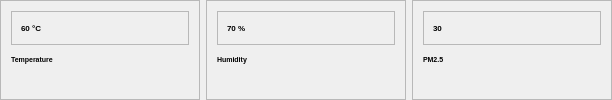
            <widget class="QWidget" name="db_frame1" native="true">
             <property name="maximumSize">
              <size>
               <width>16777215</width>
               <height>150</height>
              </size>
             </property>
             <layout class="QHBoxLayout" name="horizontalLayout_7">
              <property name="leftMargin">
               <number>0</number>
              </property>
              <property name="topMargin">
               <number>0</number>
              </property>
              <property name="rightMargin">
               <number>0</number>
              </property>
              <property name="bottomMargin">
               <number>0</number>
              </property>
              <item>
               <widget class="QFrame" name="db_frame1_card1">
                <property name="minimumSize">
                 <size>
                  <width>200</width>
                  <height>0</height>
                 </size>
                </property>
                <property name="frameShape">
                 <enum>QFrame::StyledPanel</enum>
                </property>
                <property name="frameShadow">
                 <enum>QFrame::Raised</enum>
                </property>
                <layout class="QVBoxLayout" name="verticalLayout_2">
                 <property name="spacing">
                  <number>10</number>
                 </property>
                 <property name="leftMargin">
                  <number>10</number>
                 </property>
                 <property name="topMargin">
                  <number>10</number>
                 </property>
                 <property name="rightMargin">
                  <number>10</number>
                 </property>
                 <property name="bottomMargin">
                  <number>10</number>
                 </property>
                 <item>
                  <widget class="QFrame" name="frame">
                   <property name="maximumSize">
                    <size>
                     <width>16777215</width>
                     <height>60</height>
                    </size>
                   </property>
                   <property name="frameShape">
                    <enum>QFrame::StyledPanel</enum>
                   </property>
                   <property name="frameShadow">
                    <enum>QFrame::Raised</enum>
                   </property>
                   <layout class="QHBoxLayout" name="horizontalLayout_8">
                    <item>
                     <widget class="QLabel" name="label">
                      <property name="font">
                       <font>
                        <pointsize>6</pointsize>
                        <weight>75</weight>
                        <bold>true</bold>
                       </font>
                      </property>
                      <property name="text">
                       <string>60 °C</string>
                      </property>
                     </widget>
                    </item>
                    <item>
                     <widget class="QLabel" name="label_3">
                      <property name="maximumSize">
                       <size>
                        <width>30</width>
                        <height>30</height>
                       </size>
                      </property>
                      <property name="text">
                       <string/>
                      </property>
                      <property name="pixmap">
                       <pixmap resource="resources.qrc">:/icon-iot/icon-iot/thermometer.svg</pixmap>
                      </property>
                      <property name="scaledContents">
                       <bool>true</bool>
                      </property>
                     </widget>
                    </item>
                   </layout>
                  </widget>
                 </item>
                 <item alignment="Qt::AlignTop">
                  <widget class="QLabel" name="labelTemp">
                   <property name="maximumSize">
                    <size>
                     <width>16777215</width>
                     <height>40</height>
                    </size>
                   </property>
                   <property name="font">
                    <font>
                     <pointsize>5</pointsize>
                     <weight>75</weight>
                     <bold>true</bold>
                    </font>
                   </property>
                   <property name="text">
                    <string>Temperature</string>
                   </property>
                  </widget>
                 </item>
                </layout>
               </widget>
              </item>
              <item>
               <widget class="QFrame" name="db_frame1_card2">
                <property name="minimumSize">
                 <size>
                  <width>200</width>
                  <height>0</height>
                 </size>
                </property>
                <property name="frameShape">
                 <enum>QFrame::StyledPanel</enum>
                </property>
                <property name="frameShadow">
                 <enum>QFrame::Raised</enum>
                </property>
                <layout class="QVBoxLayout" name="verticalLayout_3">
                 <property name="spacing">
                  <number>10</number>
                 </property>
                 <property name="leftMargin">
                  <number>10</number>
                 </property>
                 <property name="topMargin">
                  <number>10</number>
                 </property>
                 <property name="rightMargin">
                  <number>10</number>
                 </property>
                 <property name="bottomMargin">
                  <number>10</number>
                 </property>
                 <item alignment="Qt::AlignTop">
                  <widget class="QFrame" name="frame_4">
                   <property name="maximumSize">
                    <size>
                     <width>16777215</width>
                     <height>60</height>
                    </size>
                   </property>
                   <property name="frameShape">
                    <enum>QFrame::StyledPanel</enum>
                   </property>
                   <property name="frameShadow">
                    <enum>QFrame::Raised</enum>
                   </property>
                   <layout class="QHBoxLayout" name="horizontalLayout_11">
                    <item>
                     <widget class="QLabel" name="label_12">
                      <property name="font">
                       <font>
                        <pointsize>6</pointsize>
                        <weight>75</weight>
                        <bold>true</bold>
                       </font>
                      </property>
                      <property name="text">
                       <string>70 %</string>
                      </property>
                     </widget>
                    </item>
                    <item>
                     <widget class="QLabel" name="label_13">
                      <property name="maximumSize">
                       <size>
                        <width>30</width>
                        <height>30</height>
                       </size>
                      </property>
                      <property name="text">
                       <string/>
                      </property>
                      <property name="pixmap">
                       <pixmap resource="resources.qrc">:/icon-iot/icon-iot/humidity.svg</pixmap>
                      </property>
                      <property name="scaledContents">
                       <bool>true</bool>
                      </property>
                     </widget>
                    </item>
                   </layout>
                  </widget>
                 </item>
                 <item alignment="Qt::AlignTop">
                  <widget class="QLabel" name="labelPM">
                   <property name="maximumSize">
                    <size>
                     <width>16777215</width>
                     <height>40</height>
                    </size>
                   </property>
                   <property name="font">
                    <font>
                     <pointsize>5</pointsize>
                     <weight>75</weight>
                     <bold>true</bold>
                    </font>
                   </property>
                   <property name="text">
                    <string>Humidity</string>
                   </property>
                  </widget>
                 </item>
                </layout>
               </widget>
              </item>
              <item>
               <widget class="QFrame" name="db_frame1_card3">
                <property name="minimumSize">
                 <size>
                  <width>200</width>
                  <height>0</height>
                 </size>
                </property>
                <property name="frameShape">
                 <enum>QFrame::StyledPanel</enum>
                </property>
                <property name="frameShadow">
                 <enum>QFrame::Raised</enum>
                </property>
                <layout class="QVBoxLayout" name="verticalLayout_4">
                 <property name="spacing">
                  <number>10</number>
                 </property>
                 <property name="leftMargin">
                  <number>10</number>
                 </property>
                 <property name="topMargin">
                  <number>10</number>
                 </property>
                 <property name="rightMargin">
                  <number>10</number>
                 </property>
                 <property name="bottomMargin">
                  <number>10</number>
                 </property>
                 <item>
                  <widget class="QFrame" name="frame_2">
                   <property name="maximumSize">
                    <size>
                     <width>16777215</width>
                     <height>60</height>
                    </size>
                   </property>
                   <property name="frameShape">
                    <enum>QFrame::StyledPanel</enum>
                   </property>
                   <property name="frameShadow">
                    <enum>QFrame::Raised</enum>
                   </property>
                   <layout class="QHBoxLayout" name="horizontalLayout_9">
                    <item>
                     <widget class="QLabel" name="label_6">
                      <property name="font">
                       <font>
                        <pointsize>6</pointsize>
                        <weight>75</weight>
                        <bold>true</bold>
                       </font>
                      </property>
                      <property name="text">
                       <string>30</string>
                      </property>
                     </widget>
                    </item>
                    <item>
                     <widget class="QLabel" name="label_7">
                      <property name="maximumSize">
                       <size>
                        <width>30</width>
                        <height>30</height>
                       </size>
                      </property>
                      <property name="font">
                       <font>
                        <pointsize>4</pointsize>
                       </font>
                      </property>
                      <property name="text">
                       <string/>
                      </property>
                      <property name="pixmap">
                       <pixmap resource="resources.qrc">:/icon-iot/icon-iot/dust.svg</pixmap>
                      </property>
                      <property name="scaledContents">
                       <bool>true</bool>
                      </property>
                     </widget>
                    </item>
                   </layout>
                  </widget>
                 </item>
                 <item alignment="Qt::AlignTop">
                  <widget class="QLabel" name="labelHumid">
                   <property name="maximumSize">
                    <size>
                     <width>16777215</width>
                     <height>40</height>
                    </size>
                   </property>
                   <property name="font">
                    <font>
                     <pointsize>5</pointsize>
                     <weight>75</weight>
                     <bold>true</bold>
                    </font>
                   </property>
                   <property name="text">
                    <string>PM2.5</string>
                   </property>
                  </widget>
                 </item>
                </layout>
               </widget>
              </item>
             </layout>
            </widget>
